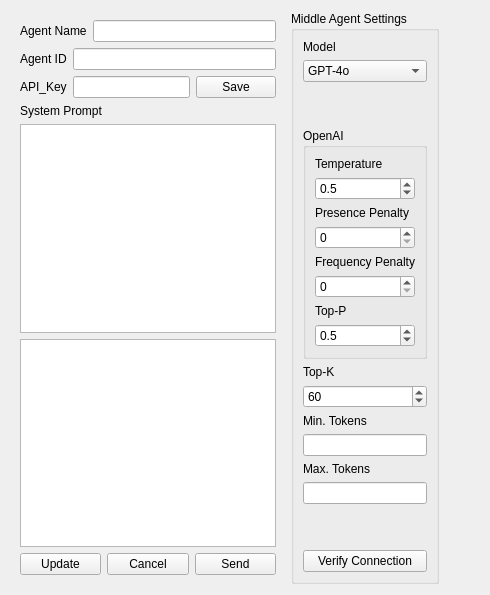
          <widget class="QWidget" name="page_3">
           <layout class="QHBoxLayout" name="horizontalLayout_58">
            <item>
             <widget class="QFrame" name="frame_2">
              <property name="frameShape">
               <enum>QFrame::NoFrame</enum>
              </property>
              <layout class="QVBoxLayout" name="verticalLayout_84">
               <item>
                <layout class="QHBoxLayout" name="horizontalLayout_51">
                 <item>
                  <widget class="QLabel" name="middleAgent_NameLabel">
                   <property name="text">
                    <string>Agent Name</string>
                   </property>
                  </widget>
                 </item>
                 <item>
                  <widget class="QLineEdit" name="middleAgent_AgentNameLE"/>
                 </item>
                </layout>
               </item>
               <item>
                <layout class="QHBoxLayout" name="horizontalLayout_52">
                 <item>
                  <widget class="QLabel" name="middleAgent_AgentID_Label">
                   <property name="text">
                    <string>Agent ID</string>
                   </property>
                  </widget>
                 </item>
                 <item>
                  <widget class="QLineEdit" name="middleAgent_AgentID_LE"/>
                 </item>
                </layout>
               </item>
               <item>
                <layout class="QHBoxLayout" name="horizontalLayout_53">
                 <item>
                  <widget class="QLabel" name="middleAgent_API_KeyLabel">
                   <property name="text">
                    <string>API_Key</string>
                   </property>
                  </widget>
                 </item>
                 <item>
                  <widget class="QLineEdit" name="middleAgent_API_KeyLE"/>
                 </item>
                 <item>
                  <widget class="QPushButton" name="middleAgentAPI_SaveBtn">
                   <property name="text">
                    <string>Save</string>
                   </property>
                  </widget>
                 </item>
                </layout>
               </item>
               <item>
                <widget class="QLabel" name="middleAgent_PromptLabel">
                 <property name="text">
                  <string>System Prompt</string>
                 </property>
                </widget>
               </item>
               <item>
                <widget class="QTextEdit" name="middleAgent_SystemPromptTE"/>
               </item>
               <item>
                <widget class="QTextEdit" name="middleAgent_TextEdit"/>
               </item>
               <item>
                <layout class="QHBoxLayout" name="horizontalLayout_54">
                 <item>
                  <widget class="QPushButton" name="middleAgent_updateBtn">
                   <property name="text">
                    <string>Update</string>
                   </property>
                  </widget>
                 </item>
                 <item>
                  <widget class="QPushButton" name="middleAgent_cancelBtn">
                   <property name="text">
                    <string>Cancel</string>
                   </property>
                  </widget>
                 </item>
                 <item>
                  <widget class="QPushButton" name="middleAgent_SendBtn">
                   <property name="text">
                    <string>Send</string>
                   </property>
                  </widget>
                 </item>
                </layout>
               </item>
              </layout>
             </widget>
            </item>
            <item>
             <widget class="QGroupBox" name="middleAgent_ControllerGB">
              <property name="title">
               <string>Middle Agent Settings</string>
              </property>
              <layout class="QVBoxLayout" name="verticalLayout_94">
               <item>
                <widget class="QLabel" name="middleAgent_ModelLabel">
                 <property name="text">
                  <string>Model</string>
                 </property>
                </widget>
               </item>
               <item>
                <widget class="QComboBox" name="middleAgent_ModelCB">
                 <item>
                  <property name="text">
                   <string>GPT-4o</string>
                  </property>
                 </item>
                 <item>
                  <property name="text">
                   <string>Claude 3</string>
                  </property>
                 </item>
                 <item>
                  <property name="text">
                   <string>Command R+</string>
                  </property>
                 </item>
                 <item>
                  <property name="text">
                   <string>Gemini</string>
                  </property>
                 </item>
                 <item>
                  <property name="text">
                   <string>Mistral</string>
                  </property>
                 </item>
                 <item>
                  <property name="text">
                   <string>Mistral 7B</string>
                  </property>
                 </item>
                 <item>
                  <property name="text">
                   <string>LLaMA 2</string>
                  </property>
                 </item>
                 <item>
                  <property name="text">
                   <string>GPT-3</string>
                  </property>
                 </item>
                 <item>
                  <property name="text">
                   <string>Nous Hermes</string>
                  </property>
                 </item>
                 <item>
                  <property name="text">
                   <string>Mythomax</string>
                  </property>
                 </item>
                </widget>
               </item>
               <item>
                <spacer name="verticalSpacer_17">
                 <property name="orientation">
                  <enum>Qt::Vertical</enum>
                 </property>
                 <property name="sizeHint" stdset="0">
                  <size>
                   <width>20</width>
                   <height>40</height>
                  </size>
                 </property>
                </spacer>
               </item>
               <item>
                <widget class="QGroupBox" name="inputOpenAI_GB_3">
                 <property name="title">
                  <string>OpenAI </string>
                 </property>
                 <layout class="QVBoxLayout" name="verticalLayout_95">
                  <item>
                   <widget class="QLabel" name="temperatureLabel_3">
                    <property name="text">
                     <string>Temperature</string>
                    </property>
                   </widget>
                  </item>
                  <item>
                   <widget class="QDoubleSpinBox" name="middleAgent_TemperatureSB">
                    <property name="buttonSymbols">
                     <enum>QAbstractSpinBox::UpDownArrows</enum>
                    </property>
                    <property name="decimals">
                     <number>1</number>
                    </property>
                    <property name="minimum">
                     <double>0.100000000000000</double>
                    </property>
                    <property name="maximum">
                     <double>1.000000000000000</double>
                    </property>
                    <property name="singleStep">
                     <double>0.100000000000000</double>
                    </property>
                    <property name="value">
                     <double>0.500000000000000</double>
                    </property>
                   </widget>
                  </item>
                  <item>
                   <widget class="QLabel" name="middleAgent_TemperatureLabel">
                    <property name="text">
                     <string>Presence Penalty</string>
                    </property>
                   </widget>
                  </item>
                  <item>
                   <widget class="QSpinBox" name="middleAgent_PresencePenaltySB"/>
                  </item>
                  <item>
                   <widget class="QLabel" name="middleAgent_FrequencyPenaltyLabel">
                    <property name="text">
                     <string>Frequency Penalty</string>
                    </property>
                   </widget>
                  </item>
                  <item>
                   <widget class="QSpinBox" name="middleAgent_FrequencyPenalySB"/>
                  </item>
                  <item>
                   <widget class="QLabel" name="middleAgent_TopPLabel">
                    <property name="text">
                     <string>Top-P</string>
                    </property>
                   </widget>
                  </item>
                  <item>
                   <widget class="QDoubleSpinBox" name="middleAgent_TopPSB">
                    <property name="decimals">
                     <number>1</number>
                    </property>
                    <property name="minimum">
                     <double>0.100000000000000</double>
                    </property>
                    <property name="maximum">
                     <double>1.000000000000000</double>
                    </property>
                    <property name="singleStep">
                     <double>0.100000000000000</double>
                    </property>
                    <property name="value">
                     <double>0.500000000000000</double>
                    </property>
                   </widget>
                  </item>
                 </layout>
                </widget>
               </item>
               <item>
                <widget class="QLabel" name="middleAgent_TopKLabel">
                 <property name="text">
                  <string>Top-K</string>
                 </property>
                </widget>
               </item>
               <item>
                <widget class="QSpinBox" name="middleAgent_TopKSB">
                 <property name="buttonSymbols">
                  <enum>QAbstractSpinBox::UpDownArrows</enum>
                 </property>
                 <property name="minimum">
                  <number>20</number>
                 </property>
                 <property name="maximum">
                  <number>100</number>
                 </property>
                 <property name="value">
                  <number>60</number>
                 </property>
                </widget>
               </item>
               <item>
                <widget class="QLabel" name="middleAgent_MinTokensLabel">
                 <property name="text">
                  <string>Min. Tokens</string>
                 </property>
                </widget>
               </item>
               <item>
                <widget class="QLineEdit" name="middleAgent_MinTokensLE"/>
               </item>
               <item>
                <widget class="QLabel" name="middleAgent_MaxTokensLabel">
                 <property name="text">
                  <string>Max. Tokens</string>
                 </property>
                </widget>
               </item>
               <item>
                <widget class="QLineEdit" name="middleAgent_MaxTokenLE"/>
               </item>
               <item>
                <spacer name="verticalSpacer_18">
                 <property name="orientation">
                  <enum>Qt::Vertical</enum>
                 </property>
                 <property name="sizeHint" stdset="0">
                  <size>
                   <width>20</width>
                   <height>40</height>
                  </size>
                 </property>
                </spacer>
               </item>
               <item>
                <widget class="QPushButton" name="middleAgent_PingBtn">
                 <property name="text">
                  <string>Verify Connection</string>
                 </property>
                </widget>
               </item>
              </layout>
             </widget>
            </item>
            <item>
             <spacer name="horizontalSpacer_8">
              <property name="orientation">
               <enum>Qt::Horizontal</enum>
              </property>
              <property name="sizeHint" stdset="0">
               <size>
                <width>40</width>
                <height>20</height>
               </size>
              </property>
             </spacer>
            </item>
           </layout>
          </widget>
